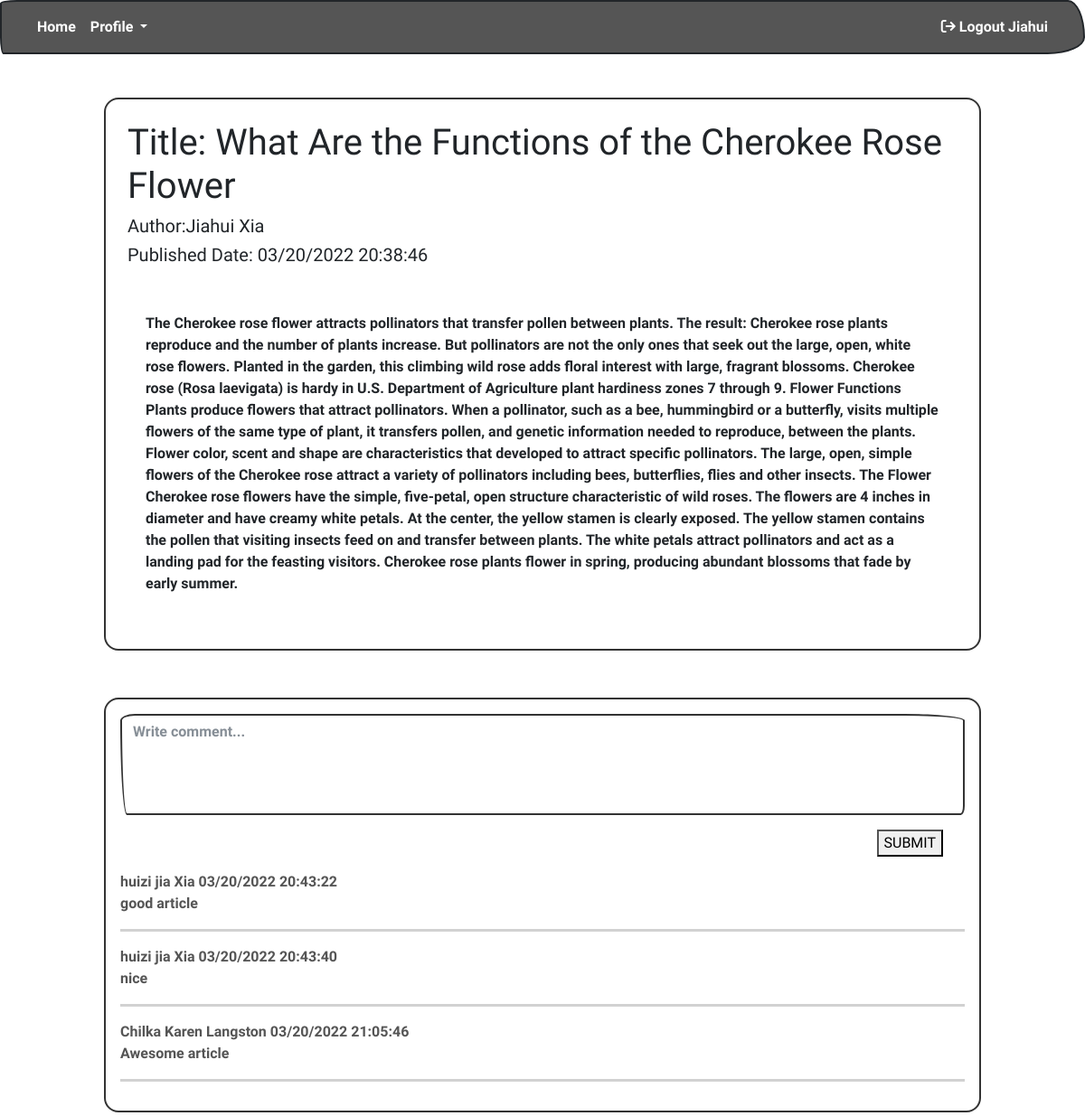
The page /Profile/details/17 (signed in) on the database its author committed.
### tables this page shows
CREATE TABLE `publication` (
  `publication_id` int(20) NOT NULL,
  `profile_id` int(20) NOT NULL,
  `publication_title` varchar(50) NOT NULL,
  `publication_text` varchar(3000) NOT NULL,
  `timestamp` timestamp(6) NOT NULL DEFAULT current_timestamp(6) ON UPDATE current_timestamp(6),
  `publication_status` varchar(10) NOT NULL
);

CREATE TABLE `profile` (
  `profile_id` int(20) NOT NULL,
  `author_id` int(20) NOT NULL,
  `first_name` varchar(30) NOT NULL,
  `middle_name` varchar(30) NOT NULL,
  `last_name` varchar(30) NOT NULL
);

CREATE TABLE `publication_comment` (
  `publication_comment_id` int(20) NOT NULL,
  `profile_id` int(20) NOT NULL,
  `publication_id` int(20) NOT NULL,
  `publication_comment_text` varchar(500) NOT NULL,
  `timestamp` timestamp(6) NOT NULL DEFAULT current_timestamp(6) ON UPDATE current_timestamp(6)
);

### app/controllers/Profile.php (called while the page is built, shortened)
<?php
class Profile extends Controller
{
    public function __construct()
    {
        $this->profileModel = $this->model('profileModel');
        $this->commentModel = $this->model('commentModel');
    }
    public function details($publication_id)
    {
        $publication = $this->profileModel->getAuthorPublication($publication_id);
        $publication_comments = $this->commentModel->getPublicationComments($publication_id);
        $data = [
            "publication" => $publication,
            "comments" => $publication_comments
        ];
        $this->view('Profile/details',  $data);
    }
}

### app/core/App.php (called while the page is built, shortened)
<?php
class App
{
    protected $currentMethod = 'index';
    public function __construct()
    {
        $url = $this->parseURL();
        if (file_exists('../app/controllers/' . $url[0] . '.php')) {
            unset($url[0]);
        }
        $this->currentController = new $this->currentController;
        if (isset($url[1])) {
            if (method_exists($this->currentController, $url[1])) {
                $this->currentMethod = $url[1];
                unset($url[1]);
            }
        }
        $this->params = $url ? array_values($url) : [];
        call_user_func_array([$this->currentController, $this->currentMethod], $this->params);
    }
    public function parseURL()
    {
        if (isset($_GET['url'])) {
            $url = rtrim($_GET['url'], '/');
            $url = filter_var($url, FILTER_SANITIZE_URL);
            $url = explode('/', $url);
            return $url;
        }
    }
}

### public/index.php (called while the page is built, shortened)
<?php
    $init = new App;
?>

### app/core/Model.php (called while the page is built, shortened)
<?php
class Model
{
    private $host = DB_HOST;
    private $user = DB_USER;
    private $pass = DB_PASS;
    private $dbname = DB_NAME;
    private $dbh;
    private $stmt;
    public function __construct()
    {
        $dsn = 'mysql:host=' . $this->host . ';dbname=' . $this->dbname;
        $options = array(
            PDO::ATTR_PERSISTENT => true,
            PDO::ATTR_ERRMODE => PDO::ERRMODE_EXCEPTION
        );
        try {
            $this->dbh = new PDO($dsn, $this->user, $this->pass, $options);
        } catch (PDOException $e) {
            $this->error = $e->getMessage();
            echo $this->error;
        }
    }
    public function query($sql)
    {
        $this->stmt = $this->dbh->prepare($sql);
    }
    public function bind($param, $value, $type = null)
    {
        if (is_null($type)) {
            switch (true) {
                default:
                    $type = PDO::PARAM_STR;
            }
        }
        $this->stmt->bindValue($param, $value, $type);
    }
    public function execute()
    {
        return $this->stmt->execute();
    }
    public function getResultSet(){
        $this->execute();
        return $this->stmt->fetchAll(PDO::FETCH_OBJ);
    }
    public function getSingle(){
        $this->execute();
        return $this->stmt->fetch(PDO::FETCH_OBJ);
    }
}

### app/models/profileModel.php (called while the page is built, shortened)
<?php
class profileModel
{
    public function __construct()
    {
        $this->db = new Model;
    }
    public function getAuthorPublication($publication_id)
    {
        $this->db->query(
            "SELECT publication.publication_id, publication.publication_title, publication.publication_text, publication.timestamp, publication.publication_status,
                profile.first_name, profile.middle_name, profile.last_name
                FROM publication INNER JOIN profile
                ON publication.profile_id = profile.profile_id
                WHERE publication_id = :publication_id"
        );
        $this->db->bind(':publication_id', $publication_id);
        return $this->db->getSingle();
    }
}

### app/core/helper.php (called while the page is built, shortened)
<?php
    function isLoggedIn(){
        if(isset($_SESSION['user_id'])){
          return true;
        } else {
          return false;
        }
      }
?>

### app/models/commentModel.php (called while the page is built, shortened)
<?php
class commentModel
{
    public function __construct()
    {
        $this->db = new Model;
    }
    public function getPublicationComments($publication_id) {
        $this->db->query(
            "SELECT publication_comment.publication_comment_id, publication_comment.profile_id, publication_comment.publication_id, publication_comment.publication_comment_text, publication_comment.timestamp, profile.first_name, profile.middle_name, profile.last_name
            FROM publication_comment INNER JOIN profile
            ON publication_comment.profile_id = profile.profile_id
            WHERE publication_id = :publication_id");
        $this->db->bind(':publication_id', $publication_id);
        return $this->db->getResultSet();
    }
}

### app/views/Profile/details.php (the view, shortened to what this page needs)
<?php require APPROOT . '/views/includes/header.php'; ?>
<section class="vh-100">
    <div class="py-5 h-100">
        <div class="col-12 col-md-8 col-lg-6 col-xl-10 container">
            <div class="card shadow-2-strong" style="border-radius: 1rem;">
                <div class="card-body p-4">
                    <h1><?php echo 'Title: ' . $data["publication"]->publication_title ?> </h1>
                    <h5><?php echo 'Author:' . $data["publication"]->first_name . ' ' . $data["publication"]->middle_name . ' ' . $data["publication"]->last_name ?></h5>
                    <h5><?php echo 'Published Date:' . date(" m/d/Y H:i:s", strtotime($data["publication"]->timestamp)) . '<br><br>' ?></h5>
                    <div class="card-body">
                        <p><?php echo $data["publication"]->publication_text ?> </p>
                    </div>
                </div>
            </div>
        </div>
        <?php
        if (isLoggedIn()) {
            echo '
        <div class="my-3 py-1 text-dark">
            <div class="text-center">
                    <label class="form-label text-light" for="textAreaExample">ADD A COMMENT</label>
            </div>
            <div class="col-md-8 col-lg-6 col-xl-10 container">
                    <div class="card p-3 shadow-2-strong" style="border-radius: 1rem;"">
                        <form action="" method="post" enctype=multipart/form-data">
                        <div class="form-outline">
                            <textarea class="form-control" id="commentTextArea" name="commentTextArea" rows="4" placeholder="Write comment..." style="resize: none;"></textarea>
                        </div>
                        <div class="d-flex justify-content-end mt-3 mr-4">
                            <button type ="submit" name="commentSubmit">SUBMIT</button>
                        </div>
                </form>
                <div class="text-dark">';
            foreach ($data["comments"] as $comment) {
                echo $comment->first_name . ' ' . $comment->middle_name . ' ' . $comment->last_name . ' ' . date(" m/d/Y H:i:s", strtotime($comment->timestamp));
                echo "<br>$comment->publication_comment_text<br>";
                echo "<hr>";
            };
        }
        ?>
</section>
<?php require APPROOT . '/views/includes/footer.php'; ?>

### rows shown on the page
publication: publication_title "What Are the Functions of the Cherokee Rose Flower", profile.first_name "Jiahui", profile.last_name "Xia", timestamp "03/20/2022 20:38:46", publication_text "The Cherokee rose flower attracts pollinators that transfer pollen between plants. The result: Cherokee rose plants reproduce and the number of plants increase. But pollinators are not the only ones that seek out the large, open, white rose flowers. Planted in the garden, this climbing wild rose adds floral interest with large, fragrant blossoms. Cherokee rose (Rosa laevigata) is hardy in U.S. Department of Agriculture plant hardiness zones 7 through 9. Flower Functions Plants produce flowers that attract pollinators. When a pollinator, such as a bee, hummingbird or a butterfly, visits multiple flowers of the same type of plant, it transfers pollen, and genetic information needed to…"
publication_comment: profile.first_name "huizi", profile.middle_name "jia", profile.last_name "Xia", timestamp "03/20/2022 20:43:22", publication_comment_text "good article"
publication_comment: profile.first_name "huizi", profile.middle_name "jia", profile.last_name "Xia", timestamp "03/20/2022 20:43:40", publication_comment_text "nice"
publication_comment: profile.first_name "Chilka", profile.middle_name "Karen", profile.last_name "Langston", timestamp "03/20/2022 21:05:46", publication_comment_text "Awesome article"

### other values the page prints
$_SESSION['user_username'] "Jiahui"
